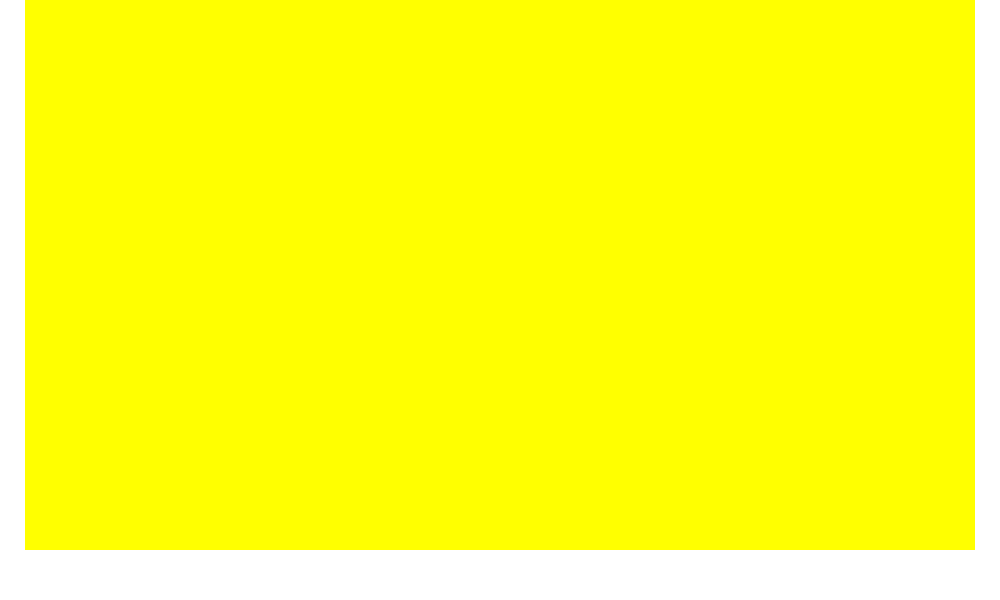
Frame 1 (no input)
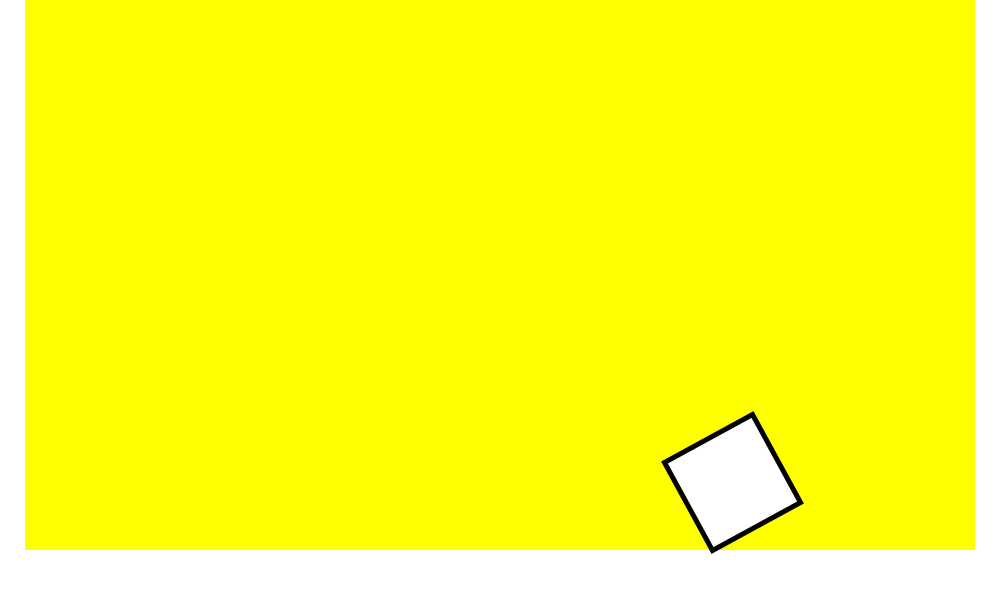
Frame 60 (the mouse pressed at the canvas centre just before this capture)
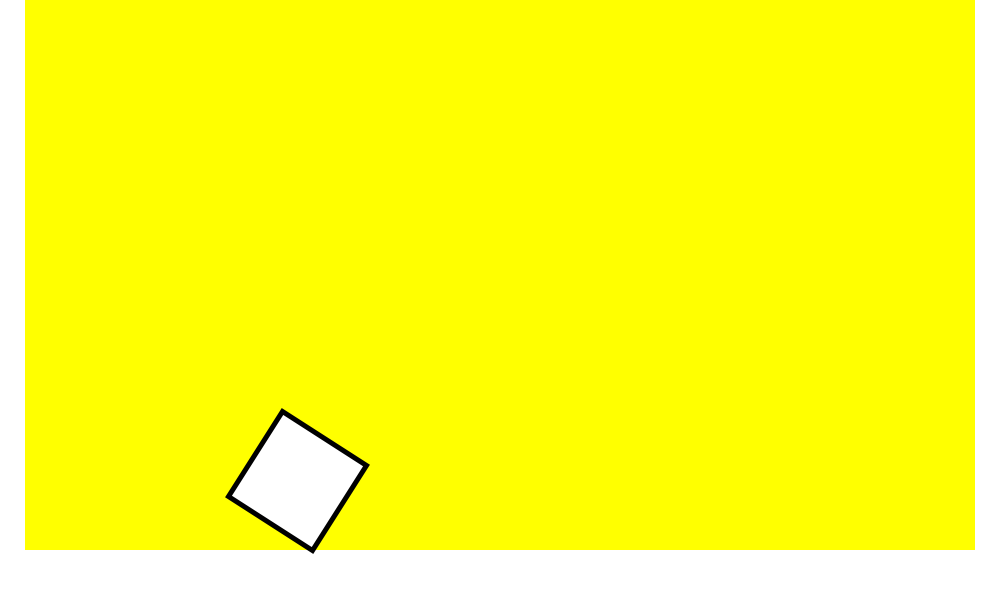
Frame 120 (the mouse held since frame 60 and released just before this capture)

The Processing sketch that drew these frames (run headless with seeded random() and noise(); from frame 60 on, the mouse is pressed at the canvas centre):

// Processing sketch: processing_170759
// ── processing_170759.pde

float x, y, r, tam, vang;
void setup() {
  size(1000, 600);
  smooth();
  tam=100;
  x=width+tam+random(20);
  y=height-50;
  
  vang=8*PI/2/100;
  //x=width/2;
}

void draw() {
  background(255);
  noStroke();
  fill(255,255,0);
  rect(25,0,width-50,height-50);
  strokeWeight(5);
  stroke(0);
  fill(255);
  if (r>-PI/2) {
    r-=vang;
  }
  else {
    r=0;
    x-=tam;
    if(x<-tam){
      tam=pow(round(random(1,7)),2)*15;
      vang=8*PI/2/tam;
      x=width+random(tam);
    }
  }
  quadrado(x, y,r);
}

void quadrado(float px, float py, float r) {
  translate(px, py);
  rotate(r);
  rect(0, 0, tam, -tam);
}
